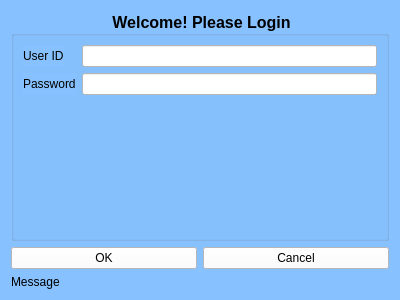
<?xml version="1.0" encoding="UTF-8"?>
<ui version="4.0">
 <class>Form</class>
 <widget class="QWidget" name="Form">
  <property name="geometry">
   <rect>
    <x>0</x>
    <y>0</y>
    <width>400</width>
    <height>300</height>
   </rect>
  </property>
  <property name="windowTitle">
   <string>Form</string>
  </property>
  <property name="windowIcon">
   <iconset resource="../../Icons/Icons.qrc">
    <normaloff>:/Main/chizu.png</normaloff>:/Main/chizu.png</iconset>
  </property>
  <property name="styleSheet">
   <string notr="true">background-color: rgb(135, 193, 255);</string>
  </property>
  <layout class="QGridLayout" name="gridLayout">
   <item row="0" column="0" colspan="2">
    <widget class="QGroupBox" name="AppLoginForm">
     <property name="font">
      <font>
       <pointsize>12</pointsize>
       <bold>true</bold>
      </font>
     </property>
     <property name="styleSheet">
      <string notr="true"/>
     </property>
     <property name="title">
      <string>Welcome! Please Login</string>
     </property>
     <property name="alignment">
      <set>Qt::AlignCenter</set>
     </property>
     <layout class="QFormLayout" name="formLayout">
      <item row="0" column="0">
       <widget class="QLabel" name="label">
        <property name="text">
         <string>User ID</string>
        </property>
       </widget>
      </item>
      <item row="0" column="1">
       <widget class="QLineEdit" name="le_UserID">
        <property name="styleSheet">
         <string notr="true">background-color: rgb(255, 255, 255);</string>
        </property>
       </widget>
      </item>
      <item row="1" column="0">
       <widget class="QLabel" name="label_2">
        <property name="text">
         <string>Password</string>
        </property>
       </widget>
      </item>
      <item row="1" column="1">
       <widget class="QLineEdit" name="le_Password">
        <property name="styleSheet">
         <string notr="true">background-color: rgb(255, 255, 255);</string>
        </property>
        <property name="echoMode">
         <enum>QLineEdit::Password</enum>
        </property>
       </widget>
      </item>
      <item row="2" column="0" colspan="2">
       <spacer name="verticalSpacer">
        <property name="orientation">
         <enum>Qt::Vertical</enum>
        </property>
        <property name="sizeHint" stdset="0">
         <size>
          <width>20</width>
          <height>40</height>
         </size>
        </property>
       </spacer>
      </item>
     </layout>
    </widget>
   </item>
   <item row="1" column="0">
    <widget class="QPushButton" name="pb_OK">
     <property name="styleSheet">
      <string notr="true">background-color: rgb(255, 255, 255);</string>
     </property>
     <property name="text">
      <string>OK</string>
     </property>
     <property name="icon">
      <iconset resource="../../Icons/Icons.qrc">
       <normaloff>:/Buttons/tick.png</normaloff>:/Buttons/tick.png</iconset>
     </property>
    </widget>
   </item>
   <item row="1" column="1">
    <widget class="QPushButton" name="pb_Cancel">
     <property name="styleSheet">
      <string notr="true">background-color: rgb(255, 255, 255);</string>
     </property>
     <property name="text">
      <string>Cancel</string>
     </property>
     <property name="icon">
      <iconset resource="../../Icons/Icons.qrc">
       <normaloff>:/Buttons/cross.png</normaloff>:/Buttons/cross.png</iconset>
     </property>
    </widget>
   </item>
   <item row="2" column="0" colspan="2">
    <widget class="QLabel" name="lb_Message">
     <property name="text">
      <string>Message</string>
     </property>
    </widget>
   </item>
  </layout>
 </widget>
 <tabstops>
  <tabstop>le_UserID</tabstop>
  <tabstop>le_Password</tabstop>
  <tabstop>pb_OK</tabstop>
  <tabstop>pb_Cancel</tabstop>
 </tabstops>
 <resources>
  <include location="../../Icons/Icons.qrc"/>
 </resources>
 <connections/>
</ui>
